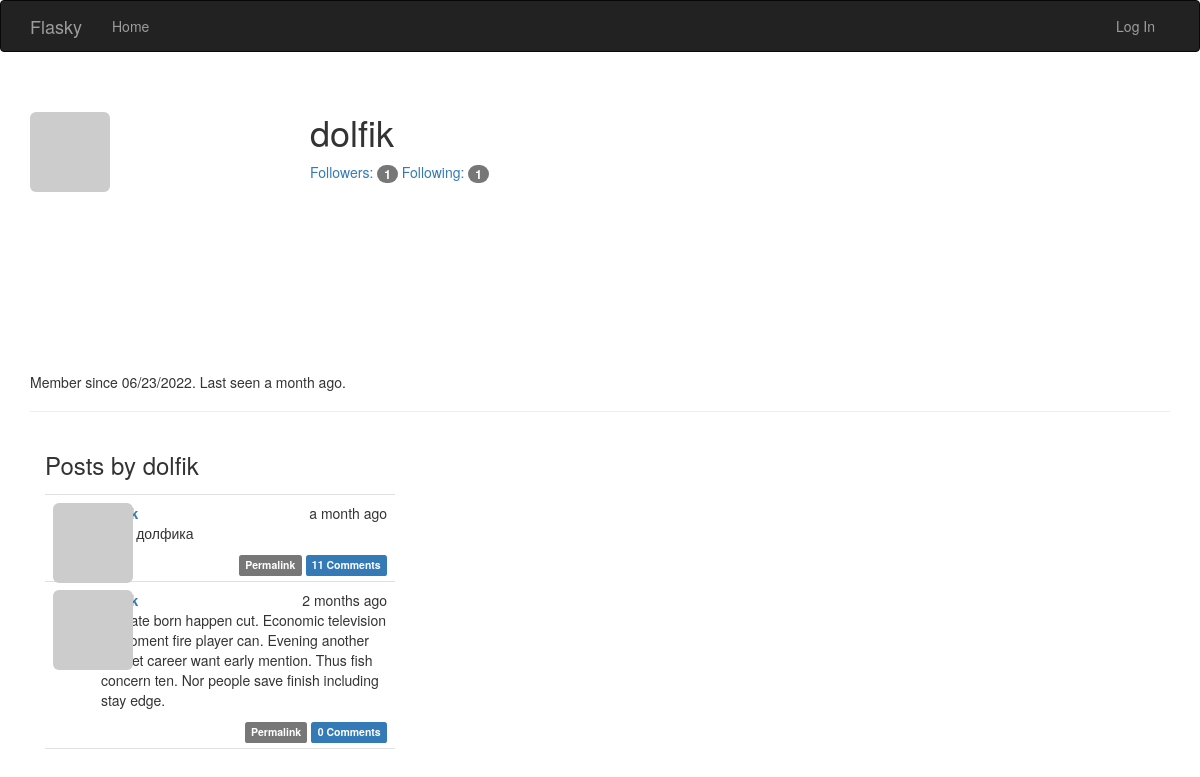
The app's page /user/dolfik, older data.
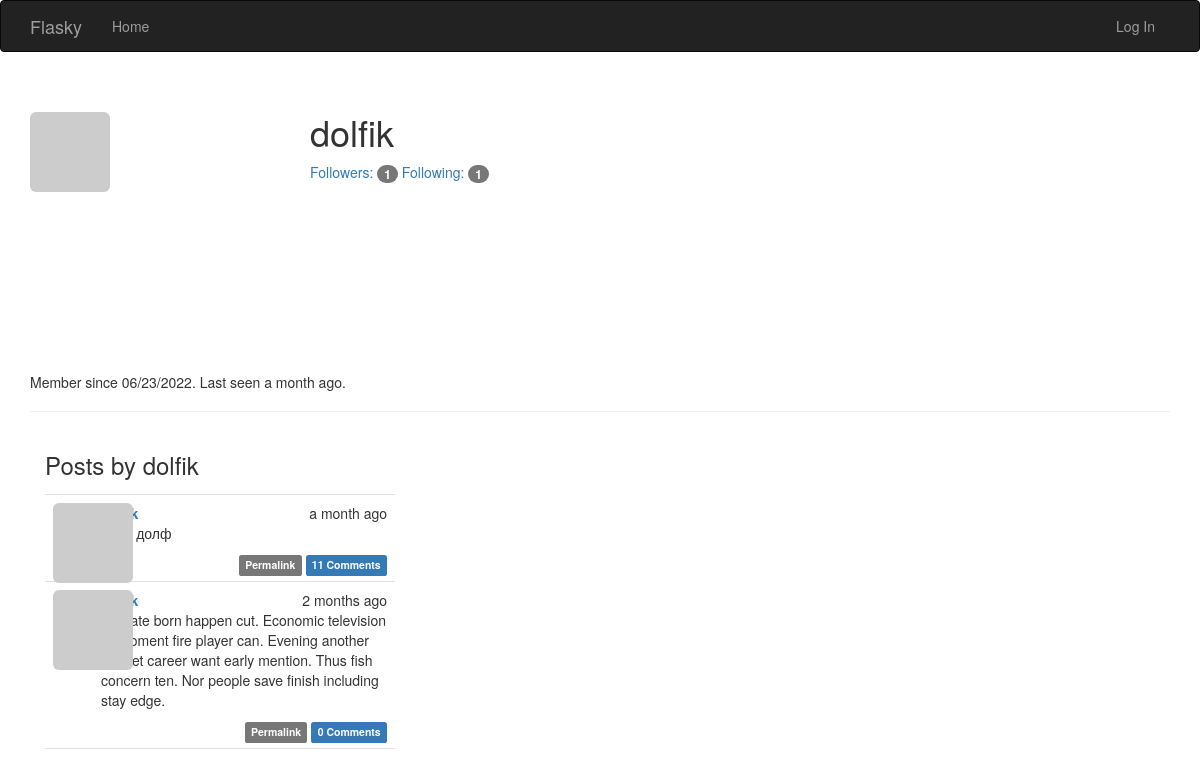
The same page, newer data.
### app/models.py (models this page shows, shortened)
class User(UserMixin, db.Model):
    __tablename__ = 'users'
    id = db.Column(db.Integer, primary_key=True)
    email = db.Column(db.String(64), unique=True, index=True)
    username = db.Column(db.String(64), unique=True, index=True)
    password_hash = db.Column(db.String(128))
    role_id = db.Column(db.Integer, db.ForeignKey('roles.id'))
    confirmed = db.Column(db.Boolean, default=False)
    name = db.Column(db.String(64))
    location = db.Column(db.String(64))
    about_me = db.Column(db.Text())
    member_since = db.Column(db.DateTime(), default=datetime.utcnow)
    last_seen = db.Column(db.DateTime(), default=datetime.utcnow)
    avatar_hash = db.Column(db.String(32))
    posts = db.relationship('Post', backref='author', lazy='dynamic')
    comments = db.relationship('Comment', backref='author', lazy='dynamic')
    followed = db.relationship('Follow',
                               foreign_keys=[Follow.follower_id],
                               backref=db.backref('follower', lazy='joined'),
                               lazy='dynamic',
                               cascade='all, delete-orphan')
    followers = db.relationship('Follow',
                                foreign_keys=[Follow.followed_id],
                                backref=db.backref('followed', lazy='joined'),
                                lazy='dynamic',
                                cascade='all, delete-orphan')
    @property
    def password(self):
        raise AttributeError('password is not a readable attribute')
    def gravatar(self, size=100, default='identicon', rating='g'):
        if request.is_secure:
            url = 'https://secure.gravatar.com/avatar'
        else:
            url = 'http://secure.gravatar.com/avatar'
        hash = hashlib.md5(self.email.lower().encode('utf-8')).hexdigest()
        return f'{url}/{hash}?s={size}&d={default}&r={rating}'

class Post(db.Model):
    __tablename__ = 'posts'
    id = db.Column(db.Integer, primary_key=True)
    body = db.Column(db.Text)
    body_html = db.Column(db.Text)
    timestamp = db.Column(db.DateTime, index=True, default=datetime.utcnow)
    author_id = db.Column(db.Integer, db.ForeignKey('users.id'))
    comments = db.relationship('Comment', backref='post', lazy='dynamic')

### app/main/views.py (the view)
@main.route('/user/<username>')
def user(username):
    user = User.query.filter_by(username=username).first_or_404()
    posts = user.posts.order_by(Post.timestamp.desc()).all()
    return render_template('user.html', user=user, posts=posts)

### app/auth/views.py (called while the page is built)
@auth.before_app_request
def before_request():
    if current_user.is_authenticated:
        current_user.ping()
        if not current_user.confirmed \
                and request.blueprint != 'auth' \
                and request.endpoint != 'static':
            return redirect(url_for('auth.unconfirmed'))

### app/main/__init__.py (called while the page is built)
@main.app_context_processor
def inject_permissions():
    return dict(Permission=Permission)

### app/models.py (called while the page is built)
    def can(self, permissions):
        return False

    def is_administrator(self):
        return False

### app/templates/user.html (shortened to what this page needs)
{% extends "base.html" %}
{% import "bootstrap/wtf.html" as wtf %}
{% block page_content %}
    <div class="page-header">
        <img class="img-rounded profile-thumbnail" src="{{ user.gravatar(size=256) }}">
        <div class="profile-header">
            <h1>{{ user.username }}</h1>
        <a href="{{ url_for('.followers', username=user.username) }}">
            Followers: <span class="badge">{{ user.followers.count() - 1 }}</span></a>
        <a href="{{ url_for('.followed_by', username=user.username) }}">
            Following: <span class="badge">{{ user.followed.count() - 1 }}</span></a>
            </div>
        <p>
            Member since {{ moment(user.member_since).format('L') }}.
            Last seen {{ moment(user.last_seen).fromNow() }}.
        </p>
    </div>
    <div class="col-md-4">
        <h3>Posts by {{user.username}} </h3>
        {% include '_posts.html' %}
    </div>
{% endblock %}

### app/templates/base.html (shortened to what this page needs)
{% extends "bootstrap/base.html" %}
{% block head %}
{{ super() }}
<link rel="stylesheet" type="text/css" href="{{ url_for('static', filename='styles.css') }}">
{% endblock %}
{% block navbar %}
<div class="navbar navbar-inverse" role="navigation">
    <div class="container">
        <div class="navbar-header">
            <a class="navbar-brand" href="/">Flasky</a>
        </div>
        <div class="navbar-collapse collapse">
            <ul class="nav navbar-nav">
                <li><a href="/">Home</a></li>
            </ul>
            <ul class="nav navbar-nav navbar-right">
                {% if current_user.is_authenticated %}
            <li class="dropdown">
            <a href="#" class="dropdown-toggle" data-toggle="dropdown">
            <img src="{{ current_user.gravatar(size=18) }}">
                &nbsp;{{ current_user.username }} <b class="caret"></b></a>
                    <ul class="dropdown-menu">
                         <li><a href="#">Change Password</a></li>
                        <li><a href="#">Change Email</a></li>
                        <li><a href="{{ url_for('auth.logout') }}">Log Out</a></li>
                    </ul></li>
                    {% else %}
                <li><a href="{{ url_for('auth.login') }}">Log In</a></li>
                {% endif %}
            </ul>
        </div>
    </div>
</div>
{% endblock %}
{% block content %}
<div class="container">
    {% block page_content %}{% endblock %}
</div>
{% endblock %}

### app/templates/_posts.html (shortened to what this page needs)
<ul class="posts">
    {% for post in posts %}
    <li class="post">
        <div class="profile-thumbnail">
            <a href="{{ url_for('.user', username=post.author.username) }}">
                <img class="img-rounded profile-thumbnail" src="{{ post.author.gravatar(size=40) }}">
            </a>
        </div>
        <div class="post-date">{{ moment(post.timestamp).fromNow() }}</div>
        <div class="post-author">
            <a href="{{ url_for('.user', username=post.author.username) }}">
            </a>
        </div>
       <div class="post-content">
        <div class="post-body">
            {% if post.body_html %}
                {{ post.body_html | safe }}
            {% else %}
                {{ post.body }}
        {% endif %}
        </div>
        <div class="post-footer">
            <a href="{{ url_for('.post', id=post.id) }}">
                <span class="label label-default">Permalink</span></a>
            <a href="{{ url_for('.post', id=post.id) }}#comments">
                <span class="label label-primary">
                {{ post.comments.count() }} Comments
                </span></a>
        </div>
</div>
    </li>
    {% endfor %}
</ul>

### app/static/styles.css (style rules this page uses)
.profile-thumbnail { position: absolute; }
.profile-header { min-height: 260px; margin-left: 280px; }
ul.posts { list-style-type: none; padding: 0px; margin: 16px 0px 0px 0px; border-top: 1px solid #e0e0e0; }
ul.posts li.post { padding: 8px; border-bottom: 1px solid #e0e0e0; }
div.post-date { float: right; }
div.post-author { font-weight: bold; margin-left: 48px; }
div.post-content { margin-left: 48px; min-height: 48px; }
div.post-footer { text-align: right; }

Row changes from the older to the newer data that the page shows:
changed Post "a month ago": body_html "Пост долфика" → "Пост долф"
